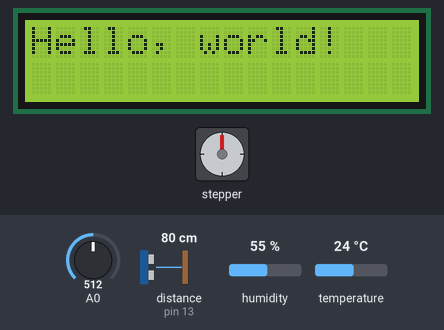
The sketch below on a simulated Arduino Uno, built with avr-gcc and run on an emulated ATmega328P. On the bench: 16×2 character LCD, stepper motor. Wiring (inferred from the names in the program): ultrasonic range finder: trigger pin 12; echo pin 13. The test bench sets the inputs (shaded band); at power-on: humidity 55 %, A0 = 512, distance to the obstacle (sensor on pin 13) 80 cm, temperature 24 °C. The echo pulse lasts 58.3 µs per cm; stepper angles assume 2048 steps per turn; what the sketch prints to the serial monitor is not drawn.

Above: at 0.6 s.
At 4.7 s:
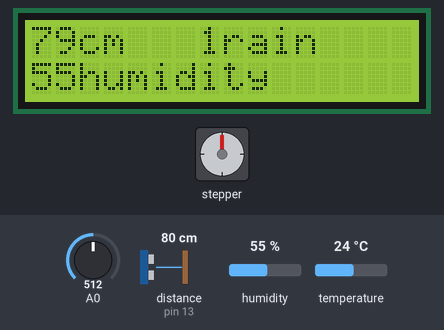
4.8 s: humidity set to 69 %
At 6.9 s:
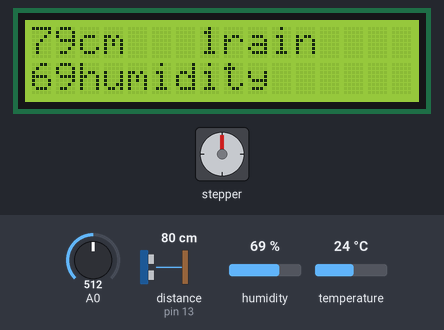
8.6 s: humidity set to 72 %
At 11.4 s:
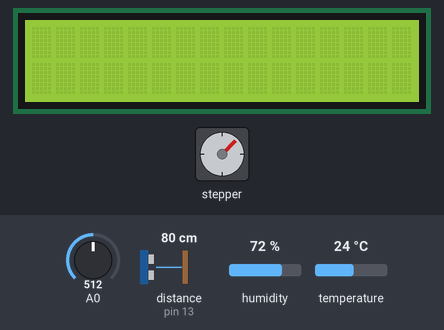
12.2 s: A0 set to 716
16.0 s: distance to the obstacle (sensor on pin 13) set to 2 cm
19.8 s: A0 set to 306
23.3 s: distance to the obstacle (sensor on pin 13) set to 4 cm
At 28.3 s:
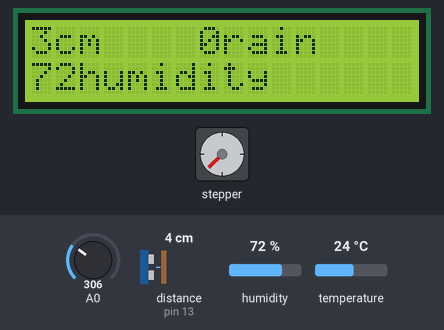
Timing chart, 0 to 30.9 s (numbered marks = the images above; inputs shaded):
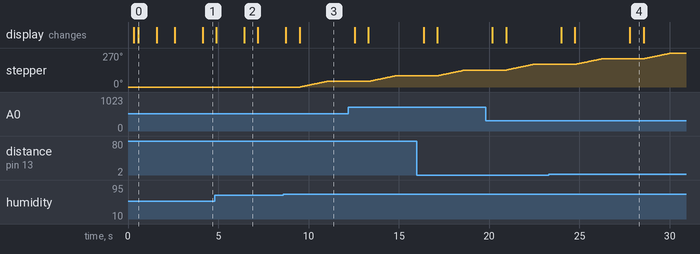

Measured:
- the behaviour switches between 70 and 71 % on humidity (found by bisection; images 2 and 3)
- after the input at 4.8 s, the display: first differs from a run without the input after 1.6 s (image 2)
- after the input at 8.6 s, stepper: turns 45° clockwise in 1.5 s, starting after 0.95 s
- what the display in image 0 shows lasts 1.0 s, from 0.6 s to 1.6 s
- what the display in image 2 shows lasts 0.8 s, from 6.4 s to 7.2 s

The sketch:

Triple.ino
```cpp
#include <SimpleDHT.h>
#include <Stepper.h>
#include <Wire.h>
#include <LiquidCrystal_I2C.h>
//set pin number
const int sensorMin = 0;     // sensor minimum
const int sensorMax = 1024;  // sensor maximum
int pinDHT11 = 2;
int trigPin = 12;                  //Trig Pin
int echoPin = 13;                  //Echo Pin
long duration, cm, inches;
LiquidCrystal_I2C lcd(0x27, 2, 1, 0, 4, 5, 6, 7, 3, POSITIVE);

const  int stepsPerRevolution = 2048;
SimpleDHT11 dht11(pinDHT11);

int on = 0;
Stepper myStepper(stepsPerRevolution, 8, 9, 10, 11);
void setup() {
  Serial.begin(9600);
  myStepper.setSpeed(5);
  pinMode(trigPin, OUTPUT);        //Define inputs and outputs
  pinMode(echoPin, INPUT);
  Serial.begin(9600);  // 用於手動輸入文字
  lcd.begin(16, 2);

  lcd.backlight(); // 開啟背光
  delay(250);
  lcd.noBacklight(); // 關閉背光
  delay(250);
  lcd.backlight();
  lcd.setCursor(0, 0); // 設定游標位置在第一行行首
  lcd.print("Hello, world!");
  delay(1000);
  lcd.setCursor(0, 1); // 設定游標位置在第二行行首
  lcd.print("AaronPrince");
  delay(1000);
  lcd.clear();

}

void loop() {

//SR04部分
  digitalWrite(trigPin, LOW);
  delayMicroseconds(5);
  digitalWrite(trigPin, HIGH);     // 給 Trig 高電位，持續 10微秒
  delayMicroseconds(10);
  digitalWrite(trigPin, LOW);

  pinMode(echoPin, INPUT);             // 讀取 echo 的電位
  duration = pulseIn(echoPin, HIGH);   // 收到高電位時的時間

  cm = (duration/2) / 29.1;         // 將時間換算成距離 cm 或 inch
  inches = (duration/2) / 74;

  Serial.print(cm);Serial.print("cm");
  Serial.println();

//Raindrop
  int sensorReading = analogRead(A0);
    int range = map(sensorReading, sensorMin, sensorMax, 0, 3);

   // range value:
    switch (range) {
       case 0:    // Sensor getting wet
         Serial.print(range);Serial.println(" Rain Warning");
       break;
       case 1:    // Sensor drcasy
          Serial.print(range);Serial.println(" drizzle");
       break;
       case 2:    // Sensor drcasy
          Serial.print(range);Serial.println(" Not rain");
       break;
                     }

//溫溼度部分
  byte temperature = 0;
  byte humidity =0;
  int err = SimpleDHTErrSuccess;
 if ((err = dht11.read(&temperature, &humidity,NULL)) != SimpleDHTErrSuccess)
 {
  Serial.print("err=");Serial.println(err);delay(1000);
  return;
 }
 // Serial.print((int)temperature); Serial.print(" *C, ");
  Serial.print((int)humidity); Serial.println(" H");

  if(((int)humidity) > 70)
    on=1;
   else if (int(humidity)<65)
    on = 0;
  if(on==1){
    myStepper.step(256);
  }
   delay(1500);
//LCD
  lcd.setCursor(0, 0);
  lcd.print(cm); lcd.print("cm");//距離
  lcd.setCursor(7, 0);
  lcd.print(range); lcd.print("rain");//raindrop
  lcd.setCursor(0, 1);
  lcd.print(humidity); lcd.print("humidity");//濕度
  delay(750);
  lcd.clear();


}
```
